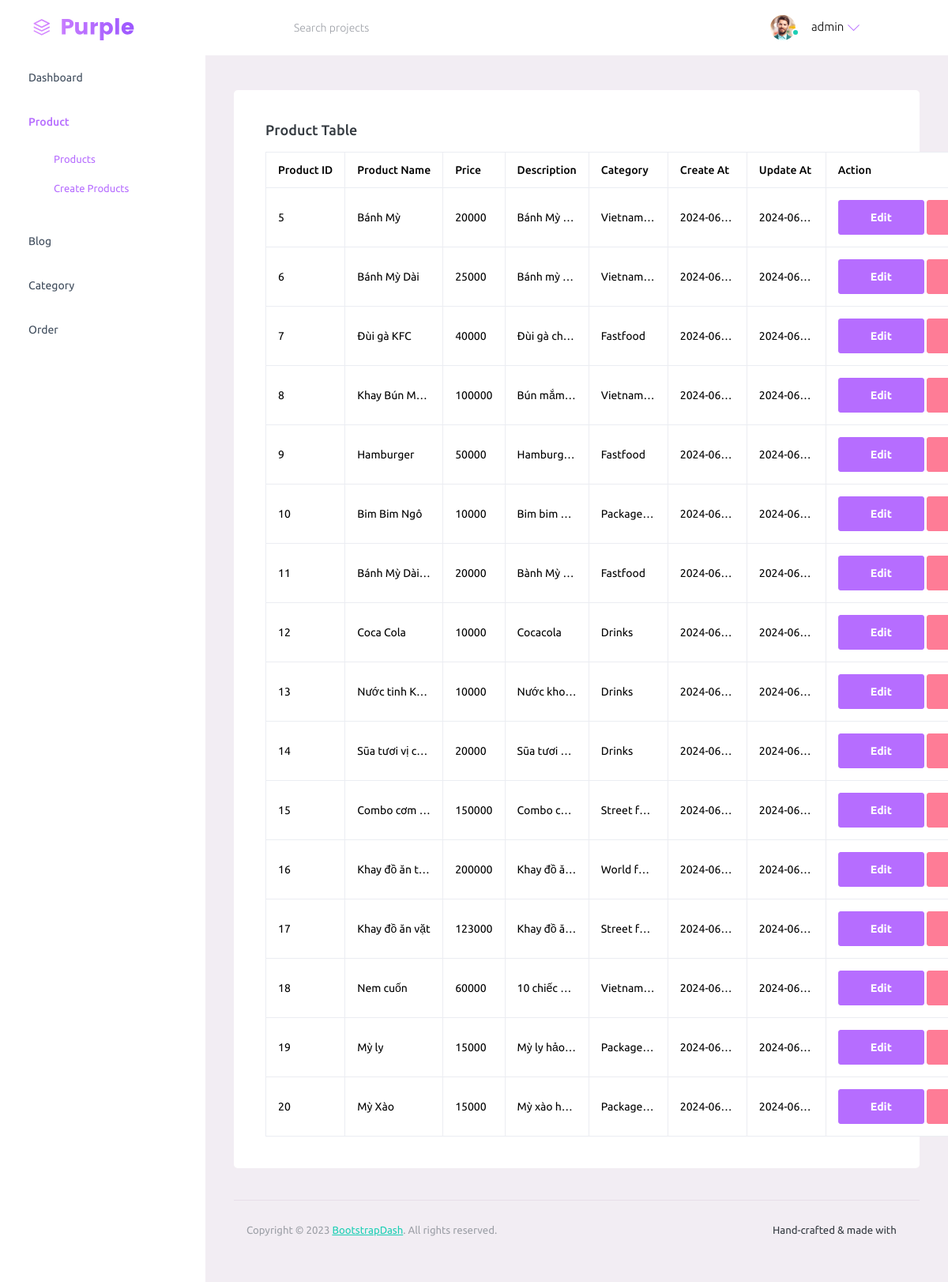
Page /admin/product (signed in) on the committed database.
### tables this page shows
CREATE TABLE IF NOT EXISTS `products` (
  `product_id` int NOT NULL AUTO_INCREMENT,
  `category_id` int DEFAULT NULL,
  `product_name` varchar(50) NOT NULL,
  `description` text,
  `price` float NOT NULL,
  `thumbnail` varchar(50) DEFAULT NULL,
  `status` int DEFAULT NULL,
  `create_at` datetime DEFAULT NULL,
  `update_at` datetime DEFAULT NULL,
  PRIMARY KEY (`product_id`)
);

### admin/app/controller/ProductController.php (called while the page is built, shortened)
<?php
require 'admin/app/model/ProductModel.php';
class ProductController
{
    public function index()
    {
        $productModel = new ProductModel;
        $products = $productModel->getAllProduct();
        $categoryModel = new CategoryModel;
        foreach ($products as $key => $product) {
            $category = $categoryModel->getCategoryById($product['category_id']);
            $products[$key]['category_name'] = $category['category_name'];
        }
        require 'admin/views/pages/product/product.php';
    }
}

### admin/app/model/ProductModel.php (called while the page is built, shortened)
<?php
class ProductModel {
    public function getAllProduct()
    {
        $db = new DB;
        $sql = "SELECT * FROM products";
        $products = $db->query($sql);
        $products = $products->fetchAll(PDO::FETCH_ASSOC);
        return $products;
    }
}

### admin/app/model/CategoryModel.php (called while the page is built, shortened)
<?php
class CategoryModel {
    public function getCategoryById($id)
    {
        $db = new DB;
        $sql = "SELECT * FROM categories WHERE category_id = $id";
        $category = $db->query($sql);
        $category = $category->fetch(PDO::FETCH_ASSOC);
        return $category;
    }
}

### admin/views/pages/product/product.php (the view, shortened to what this page needs)
<!DOCTYPE html>
<html lang="en">
<head>
    <link rel="stylesheet" href="<?php echo APPURL ?>admin/views/assets/vendors/mdi/css/materialdesignicons.min.css">
    <link rel="stylesheet" href="<?php echo APPURL ?>admin/views/assets/vendors/ti-icons/css/themify-icons.css">
    <link rel="stylesheet" href="<?php echo APPURL ?>admin/views/assets/vendors/css/vendor.bundle.base.css">
    <link rel="stylesheet" href="<?php echo APPURL ?>admin/views/assets/vendors/font-awesome/css/font-awesome.min.css">
    <link rel="stylesheet" href="<?php echo APPURL ?>admin/views/assets/css/style.css">
</head>
<body>
    <div class="container-scroller">
        <?php include_once "admin/views/partials/_navbar.php"; ?>
        <div class="container-fluid page-body-wrapper">
            <?php include_once "admin/views/partials/_sidebar.php"; ?>
            <div class="main-panel">
                <div class="content-wrapper">
                    <div class="col-lg-12 grid-margin stretch-card">
                        <div class="card">
                            <div class="card-body">
                                <h4 class="card-title">Product table</h4>
                                <table class="table table-bordered">
                                    <thead>
                                        <tr>
                                            <th>Product ID</th>
                                            <th>Product Name</th>
                                            <th>Price</th>
                                            <th>Description</th>
                                            <th>Category</th>
                                            <th>Create At</th>
                                            <th>Update At</th>
                                            <th>Action</th>
                                        </tr>
                                    </thead>
                                    <tbody>
                                        <?php foreach ($products as $product) : ?>
                                            <tr>
                                                <td class="td"> <?php echo $product['product_id'] ?> </td>
                                                <td class="td"> <?php echo $product['product_name'] ?> </td>
                                                <td class="td"> <?php echo $product['price'] ?> </td>
                                                <td class="td"> <?php echo $product['description'] ?> </td>
                                                <td class="td"> <?php echo $product['category_name'] ?> </td>
                                                <td class="td"> <?php echo $product['create_at'] ?> </td>
                                                <td class="td"> <?php echo $product['update_at'] ?> </td>
                                                <td>
                                                    <a href="<?php echo APPURL ?>admin/product/edit?id=<?php echo $product['product_id'] ?>"
                                                        class="btn btn-primary">Edit</a>
                                                    <a href="<?php echo APPURL ?>admin/product/delete?id=<?php echo $product['product_id'] ?>"
                                                        class="btn btn-danger">Delete</a>
                                                </td>
                                            </tr>
                                        <?php endforeach; ?>
                                    </tbody>
                                </table>
                            </div>
                        </div>
                    </div>
                    <?php include_once "admin/views/partials/_footer.php"; ?>
                </div>
            </div>
        </div>
</body>
</html>

### router/admin.php (shortened to what this page needs)
<?php
class RouterAmdin {
    public function __construct()
    {
        require 'admin/app/controller/ProductController.php';
        require 'admin/app/controller/HomeController.php';
        $route = [
            'home' => 'HomeController::index',
            'login' => 'LoginController::index',
            'logout' => 'LogoutController::index',
            'product' => 'ProductController::index',
            'product/create' => 'ProductController::create',
            'product/edit' => 'ProductController::edit',
            'product/delete' => 'ProductController::delete',
            'category' => 'CategoryController::index',
            'category/create' => 'CategoryController::create',
            'category/edit' => 'CategoryController::edit',
            'category/delete' => 'CategoryController::delete',
            'blog' => 'BlogController::index',
            'blog/create' => 'BlogController::create',
            'blog/edit' => 'BlogController::edit',
            'blog/delete' => 'BlogController::delete',
            'orders' => 'OrderController::index',
            'order/detail' => 'OrderController::detail',
            'order/update' => 'OrderController::update',
        ];
        $url_last = end($url);
        $url_after = array_slice($url, 0, -1);
        $url_after = end($url_after);
        $para = '';
        if(strpos($url_last, '?') !== false) {
            $url_last = explode('?', $url_last);
            $para = $url_last[1];
            $url_last = $url_last[0];
        }else {
            $url_last = end($url);
        }
        foreach ($route as $key => $value) {
            $key = explode('/', $key);
            if(isset($key[1])){
                if($url_last == $key[1] && $url_after == $key[0]) {
                    $value = explode('::', $value);
                    $controller = $value[0];
                    $method = $value[1];
                    if ($para == '') {
                        $controller = new $controller;
                        $controller->$method();
                    }else if ($para != ''){
                        $para = explode('=', $para);
                        $controller = new $controller;
                        $controller->$method($para[1]);
                    }
                }
            }else {
                if($url_last == $key[0]) {
                    $value = explode('::', $value);
                    $method = $value[1];
                    if ($para == '') {
                        $controller = new $controller;
                        $controller->$method();
                    }else if ($para != ''){
                        $controller = new $controller;
                        $controller->$method($para);
                    }
                }
            }
        }
    }
}

### admin/views/pages/product/product.php (style rules this page uses)
.td { max-width: 100px; overflow: hidden; text-overflow: ellipsis; white-space: nowrap; }

### rows in the picture
products: product_id "5", product_name "Bánh Mỳ", price "20000", description "Bánh Mỳ…", category_name "Vietnam…", create_at "2024-06…", update_at "2024-06…"
products: product_id "6", product_name "Bánh Mỳ Dài", price "25000", description "Bánh mỳ…", category_name "Vietnam…", create_at "2024-06…", update_at "2024-06…"
products: product_id "7", product_name "Đùi gà KFC", price "40000", description "Đùi gà ch…", category_name "Fastfood", create_at "2024-06…", update_at "2024-06…"
products: product_id "8", product_name "Khay Bún Mắm", price "100000", description "Bún mắm…", category_name "Vietnam…", create_at "2024-06…", update_at "2024-06…"
products: product_id "9", product_name "Hamburger", price "50000", description "Hamburg…", category_name "Fastfood", create_at "2024-06…", update_at "2024-06…"
products: product_id "10", product_name "Bim Bim Ngô", price "10000", description "Bim bim…", category_name "Package…", create_at "2024-06…", update_at "2024-06…"
products: product_id "11", product_name "Bánh Mỳ Dài…", price "20000", description "Bành Mỳ…", category_name "Fastfood", create_at "2024-06…", update_at "2024-06…"
products: product_id "12", product_name "Coca Cola", price "10000", description "Cocacola", category_name "Drinks", create_at "2024-06…", update_at "2024-06…"
products: product_id "13", product_name "Nước tinh K…", price "10000", description "Nước kho…", category_name "Drinks", create_at "2024-06…", update_at "2024-06…"
products: product_id "14", product_name "Sũa tươi vị cam", price "20000", description "Sũa tươi…", category_name "Drinks", create_at "2024-06…", update_at "2024-06…"
products: product_id "15", product_name "Combo cơm…", price "150000", description "Combo c…", category_name "Street f…", create_at "2024-06…", update_at "2024-06…"
products: product_id "16", product_name "Khay đồ ăn t…", price "200000", description "Khay đồ ă…", category_name "World fo…", create_at "2024-06…", update_at "2024-06…"
products: product_id "17", product_name "Khay đồ ăn vặt", price "123000", description "Khay đồ ă…", category_name "Street f…", create_at "2024-06…", update_at "2024-06…"
products: product_id "18", product_name "Nem cuốn", price "60000", description "10 chiếc…", category_name "Vietnam…", create_at "2024-06…", update_at "2024-06…"
products: product_id "19", product_name "Mỳ ly", price "15000", description "Mỳ ly hảo…", category_name "Package…", create_at "2024-06…", update_at "2024-06…"
products: product_id "20", product_name "Mỳ Xào", price "15000", description "Mỳ xào h…", category_name "Package…", create_at "2024-06…", update_at "2024-06…"
